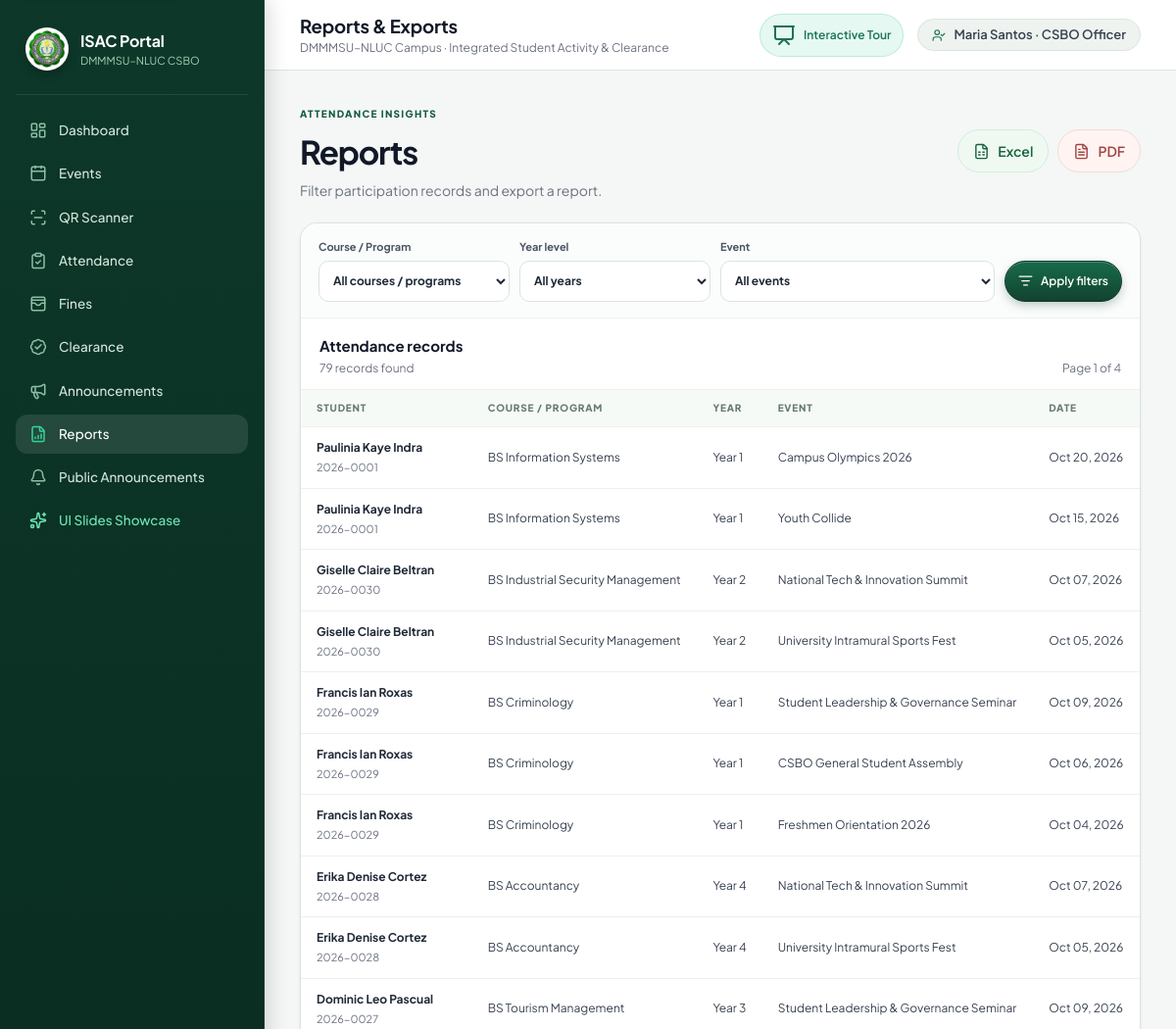
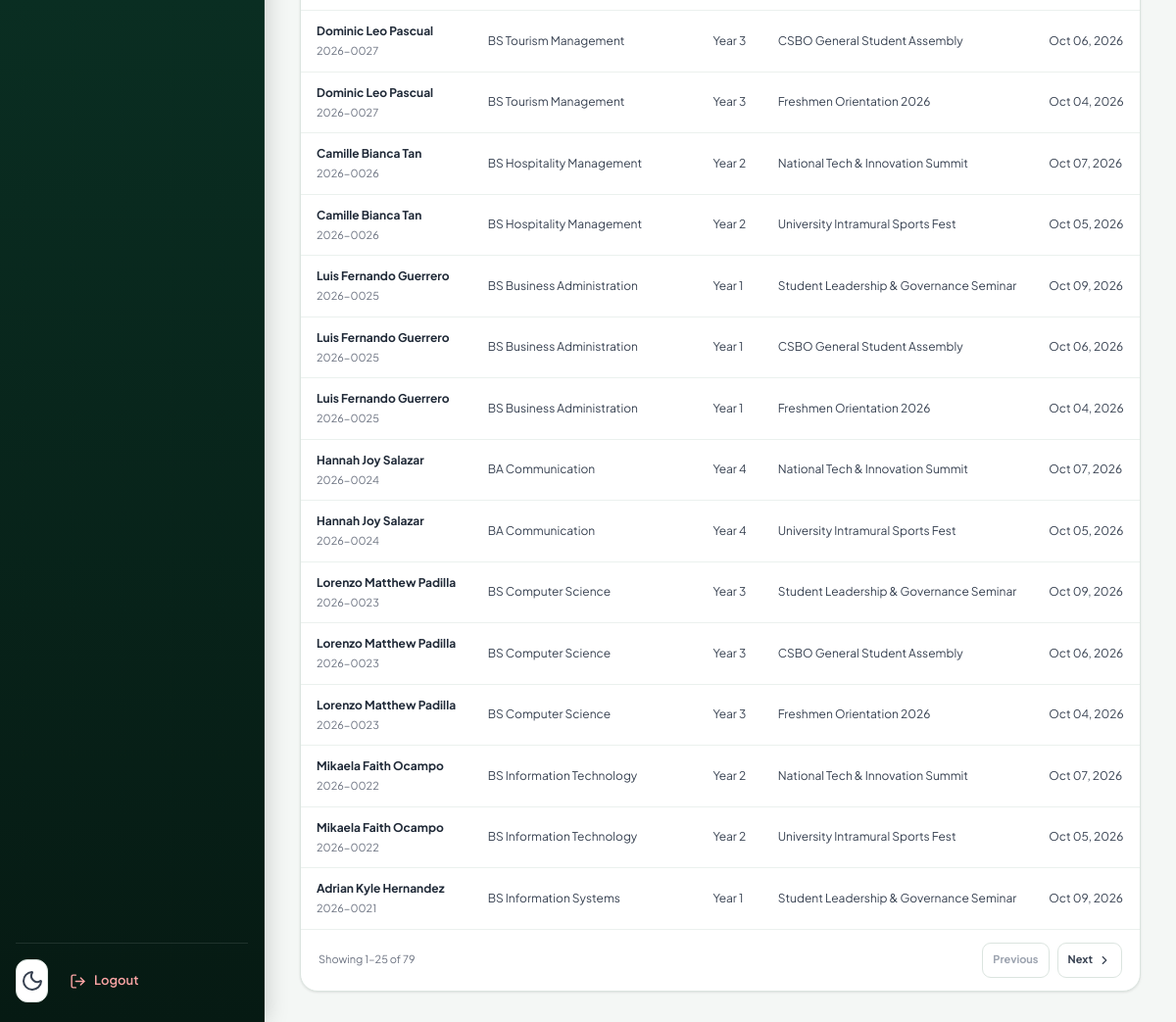
Screenshot of /officer/reports/ (signed in) with the database file from the repository (2 pictures, top to bottom).
### portal/models.py (models this page shows, shortened)
class Profile(models.Model):
    ROLE_CHOICES = [("student","Student"),("officer","CSBO Officer"),("admin","Administrator")]
    user = models.OneToOneField(User, on_delete=models.CASCADE, related_name="profile")
    role = models.CharField(max_length=20, choices=ROLE_CHOICES, default="student")
    requested_role = models.CharField(max_length=20, choices=ROLE_CHOICES, blank=True, default="")
    student_no = models.CharField(max_length=30, unique=True, null=True, blank=True)
    first_name = models.CharField(max_length=80, blank=True)
    middle_name = models.CharField(max_length=80, blank=True)
    last_name = models.CharField(max_length=80, blank=True)
    college = models.ForeignKey(College, on_delete=models.SET_NULL, null=True, blank=True)
    program = models.ForeignKey(Program, on_delete=models.SET_NULL, null=True, blank=True)
    year_level = models.PositiveSmallIntegerField(default=1)
    photo = models.ImageField(upload_to="students/", blank=True, null=True)
    qr_token = models.UUIDField(default=uuid.uuid4, unique=True, editable=False)
    position = models.CharField(max_length=100, blank=True)
    def full_name(self):
        parts = [self.first_name, self.middle_name, self.last_name]
        name = " ".join([p for p in parts if p]).strip()
        return name or self.user.get_full_name() or self.user.username

class AttendanceRecord(models.Model):
    STATUS = [("present","Present"),("absent","Absent"),("excused","Excused"),("corrected","Corrected")]
    event = models.ForeignKey(Event, on_delete=models.CASCADE, related_name="attendance")
    student = models.ForeignKey(Profile, on_delete=models.CASCADE, related_name="attendance")
    scanned_by = models.ForeignKey(User, on_delete=models.PROTECT, related_name="scans")
    scanned_at = models.DateTimeField(auto_now_add=True)
    status = models.CharField(max_length=20, choices=STATUS, default="present")
    class Meta:
        constraints = [models.UniqueConstraint(fields=["event","student"], name="unique_event_student")]
        indexes = [models.Index(fields=["event","scanned_at"]), models.Index(fields=["student","scanned_at"])]

class Program(models.Model):
    college = models.ForeignKey(College, on_delete=models.CASCADE, related_name="programs")
    name = models.CharField(max_length=150)

class Event(models.Model):
    STATUS = [("upcoming","Upcoming"),("ongoing","Ongoing"),("completed","Completed"),("cancelled","Cancelled")]
    title = models.CharField(max_length=180)
    description = models.TextField(blank=True)
    venue = models.CharField(max_length=180)
    event_date = models.DateField()
    start_time = models.TimeField()
    end_time = models.TimeField()
    points = models.PositiveIntegerField(default=1)
    status = models.CharField(max_length=20, choices=STATUS, default="upcoming")
    created_by = models.ForeignKey(User, on_delete=models.PROTECT, related_name="created_events")
    created_at = models.DateTimeField(auto_now_add=True)

### portal/views.py (the view)
        def wrapped(request, *args, **kwargs):
            if not request.user.is_authenticated: return redirect("login")
            profile = getattr(request.user, "profile", None)
            if profile is None:
                if request.user.is_staff or request.user.is_superuser:
                    return redirect("admin:index")
                messages.error(request, "Your account does not have a portal profile. Please contact an administrator.")
                return redirect("login")
            role = profile.role
            if role not in roles:
                messages.error(request, "You do not have permission to access this page.")
                return redirect("dashboard")
            return view(request, *args, **kwargs)

### portal/views.py (called while the page is built)
def role_required(*roles):
    def deco(view):
        def wrapped(request, *args, **kwargs):
            if not request.user.is_authenticated: return redirect("login")
            profile = getattr(request.user, "profile", None)
            if profile is None:
                if request.user.is_staff or request.user.is_superuser:
                    return redirect("admin:index")
                messages.error(request, "Your account does not have a portal profile. Please contact an administrator.")
                return redirect("login")
            role = profile.role
            if role not in roles:
                messages.error(request, "You do not have permission to access this page.")
                return redirect("dashboard")
            return view(request, *args, **kwargs)
        return wrapped
    return deco

@role_required("officer","admin")
def reports(request):
    qs=AttendanceRecord.objects.select_related("student","student__program","event").order_by("-scanned_at")
    program=request.GET.get("program",""); year=request.GET.get("year",""); event=request.GET.get("event","")
    if program: qs=qs.filter(student__program_id=program)
    if year: qs=qs.filter(student__year_level=year)
    if event: qs=qs.filter(event_id=event)
    page_obj=Paginator(qs,25).get_page(request.GET.get("page"))
    programs=Program.objects.filter(profile__isnull=False).distinct().order_by("name")
    return render(request,"portal/reports.html",{"records":page_obj.object_list,"page_obj":page_obj,"programs":programs,"events":Event.objects.all().order_by("title"),"filters":request.GET})

### templates/portal/reports.html (shortened to what this page needs)
{% extends "base.html" %}
{% block page_title %}Reports & Exports{% endblock %}
{% block content %}
<section class="module-page">
  <div class="module-heading"><div><span class="module-eyebrow">Attendance insights</span><h2>Reports</h2><p>Filter participation records and export a report.</p></div><div class="report-export-actions"><a class="btn report-export excel" href="{% url 'report_excel' %}?{{ request.GET.urlencode }}"><i data-lucide="file-spreadsheet" aria-hidden="true"></i><span>Excel</span></a><a class="btn report-export pdf" href="{% url 'report_pdf' %}?{{ request.GET.urlencode }}"><i data-lucide="file-text" aria-hidden="true"></i><span>PDF</span></a></div></div>
  <div class="module-panel">
    <form class="module-filter-bar report-filter-bar" method="get">
      <label><span>Course / Program</span><select name="program"><option value="">All courses / programs</option></select></label>
      <label><span>Year level</span><select name="year"><option value="">All years</option>{% for y in "1234" %}<option value="{{ y }}" {% if filters.year == y %}selected{% endif %}>Year {{ y }}</option>{% endfor %}</select></label>
      <label class="report-event-filter"><span>Event</span><select name="event"><option value="">All events</option></select></label>
      <button class="btn primary" type="submit"><i data-lucide="list-filter" aria-hidden="true"></i> Apply filters</button>
    </form>
    <div class="module-table-title"><div><h3>Attendance records</h3><p>{{ page_obj.paginator.count }} record{{ page_obj.paginator.count|pluralize }} found</p></div>{% if page_obj.paginator.num_pages > 1 %}<span>Page {{ page_obj.number }} of {{ page_obj.paginator.num_pages }}</span>{% endif %}</div>
    <div class="module-table-scroll"><table class="module-table reports-table"><thead><tr><th>Student</th><th>Course / Program</th><th>Year</th><th>Event</th><th>Date</th></tr></thead><tbody>
      {% for r in records %}<tr><td data-label="Student"><strong>{{ r.student.full_name }}</strong><small>{{ r.student.student_no }}</small></td><td data-label="Course / Program">{{ r.student.program.name|default:"—" }}</td><td data-label="Year">Year {{ r.student.year_level }}</td><td data-label="Event">{{ r.event.title }}</td><td data-label="Date">{{ r.event.event_date|date:"M d, Y" }}</td></tr>
      {% empty %}<tr><td class="module-no-results" colspan="5"><i data-lucide="chart-no-axes-column-increasing" aria-hidden="true"></i><strong>No attendance records found</strong><span>Try adjusting your filters.</span></td></tr>{% endfor %}
    </tbody></table></div>
    {% if page_obj.paginator.num_pages > 1 %}<nav class="module-pagination" aria-label="Report pages"><span>Showing {{ page_obj.start_index }}–{{ page_obj.end_index }} of {{ page_obj.paginator.count }}</span><div>
      {% if page_obj.has_previous %}<a href="?program={{ filters.program|urlencode }}&amp;year={{ filters.year|urlencode }}&amp;event={{ filters.event|urlencode }}&amp;page={{ page_obj.previous_page_number }}" rel="prev"><i data-lucide="chevron-left" aria-hidden="true"></i> Previous</a>{% else %}<span class="disabled">Previous</span>{% endif %}
      {% if page_obj.has_next %}<a href="?program={{ filters.program|urlencode }}&amp;year={{ filters.year|urlencode }}&amp;event={{ filters.event|urlencode }}&amp;page={{ page_obj.next_page_number }}" rel="next">Next <i data-lucide="chevron-right" aria-hidden="true"></i></a>{% else %}<span class="disabled">Next</span>{% endif %}
    </div></nav>{% endif %}
  </div>
</section>
{% endblock %}

### templates/base.html (shortened to what this page needs)
{% load static %}
<!doctype html>
<html lang="en" data-theme="light">
<head>
  <link rel="stylesheet" href="{% static 'css/app.css' %}?v=20261015-1">
</head>
<body>
  <div class="app-shell">
    <aside class="sidebar" id="sidebar" aria-label="Main navigation">
      <div class="brand">
        <img src="{% static 'img/csbo-logo.png' %}" alt="CSBO logo">
        <div>
          <b>ISAC Portal</b>
          <small>DMMMSU–NLUC CSBO</small>
        </div>
      </div>
      <nav>
        <a href="{% url 'dashboard' %}" class="{% if request.resolver_match.url_name == 'dashboard' or request.resolver_match.url_name == 'student_dashboard' or request.resolver_match.url_name == 'officer_dashboard' %}active{% endif %}">
          <i data-lucide="layout-dashboard"></i>Dashboard
        </a>
        {% if user.profile.role == 'student' %}
          <a href="{% url 'digital_id' %}" class="{% if request.resolver_match.url_name == 'digital_id' %}active{% endif %}">
            <i data-lucide="id-card"></i>Digital ID
          </a>
          <a href="{% url 'event_calendar' %}" class="{% if request.resolver_match.url_name == 'event_calendar' %}active{% endif %}">
            <i data-lucide="calendar-days"></i>Event Calendar
          </a>
          <a href="{% url 'my_activities' %}" class="{% if request.resolver_match.url_name == 'my_activities' %}active{% endif %}">
            <i data-lucide="activity"></i>My Activities
          </a>
          <a href="{% url 'clearance' %}" class="{% if request.resolver_match.url_name == 'clearance' %}active{% endif %}">
            <i data-lucide="badge-check"></i>Clearance
          </a>
          <a href="{% url 'student_fines' %}" class="{% if request.resolver_match.url_name == 'student_fines' or request.resolver_match.url_name == 'fine_receipt' %}active{% endif %}">
            <i data-lucide="wallet-cards"></i>Fines &amp; Fees
          </a>
        {% else %}
          <a href="{% url 'events_manage' %}" class="{% if 'event' in request.resolver_match.url_name %}active{% endif %}">
            <i data-lucide="calendar"></i>Events
          </a>
          <a href="{% url 'scanner' %}" class="{% if request.resolver_match.url_name == 'scanner' %}active{% endif %}">
            <i data-lucide="scan-line"></i>QR Scanner
          </a>
          <a href="{% url 'attendance_records' %}" class="{% if request.resolver_match.url_name == 'attendance_records' %}active{% endif %}">
            <i data-lucide="clipboard-check"></i>Attendance
          </a>
          <a href="{% url 'fines' %}" class="{% if 'fine' in request.resolver_match.url_name %}active{% endif %}">
            <i data-lucide="wallet-cards"></i>Fines
          </a>
          <a href="{% url 'clearance_manage' %}" class="{% if 'clearance' in request.resolver_match.url_name %}active{% endif %}">
            <i data-lucide="badge-check"></i>Clearance
          </a>
          <a href="{% url 'announcement_manage' %}" class="{% if 'announcement_manage' in request.resolver_match.url_name %}active{% endif %}">
            <i data-lucide="megaphone"></i>Announcements
          </a>
          <a href="{% url 'reports' %}" class="{% if 'report' in request.resolver_match.url_name %}active{% endif %}">
            <i data-lucide="file-bar-chart"></i>Reports
          </a>
        {% endif %}
        <a href="{% url 'announcements' %}" class="{% if request.resolver_match.url_name == 'announcements' %}active{% endif %}">
          <i data-lucide="bell"></i>Public Announcements
        </a>
        <a href="{% url 'showcase' %}" class="{% if request.resolver_match.url_name == 'showcase' %}active{% endif %}" style="color: #6ee7b7;">
          <i data-lucide="sparkles" style="color: #6ee7b7;"></i>UI Slides Showcase
        </a>
      </nav>
      <div class="sidebar-bottom">
        <button class="icon-btn" id="themeToggle" title="Toggle theme" type="button">
          <i data-lucide="moon"></i>
        </button>
        <form method="post" action="{% url 'logout' %}" style="display:inline; width:100%;">
          <button type="submit" class="logout" style="background:none; border:none; width:100%; cursor:pointer;">
            <i data-lucide="log-out"></i>Logout
          </button>
        </form>
      </div>
    </aside>
    <main class="main" id="main-content" tabindex="-1">
      <header class="topbar{% if request.resolver_match.url_name == 'showcase' %} showcase-topbar{% endif %}">
        <div class="topbar-left">
          <div>
            <h1>{% block page_title %}Dashboard{% endblock %}</h1>
            <span class="crumb">DMMMSU–NLUC Campus · Integrated Student Activity & Clearance</span>
          </div>
        </div>
        <div class="top-actions">
          <a href="{% url 'showcase' %}" class="btn" style="background: rgba(16, 185, 129, 0.1); color: var(--emerald-600); border: 1px solid rgba(16, 185, 129, 0.2); padding: 6px 12px; font-size: 12px; border-radius: 999px;">
            <i data-lucide="presentation"></i> Interactive Tour
          </a>
          <span class="user-chip">
            <i data-lucide="user-check" style="width:14px; height:14px; color:var(--emerald-600);"></i>
            {{ user.get_full_name|default:user.username }} · {{ user.profile.get_role_display|default:"Student" }}
          </span>
        </div>
      </header>
      <div class="content">
        {% block content %}{% endblock %}
      </div>
    </main>
  </div>
</body>
</html>

### rows the page displays
AttendanceRecord: student.full_name "Paulinia Kaye Indra", student.student_no "2026-0001", student.program.name "BS Information Systems", student.year_level "1", event "Campus Olympics 2026", event.event_date "Oct 20, 2026"
AttendanceRecord: student.full_name "Paulinia Kaye Indra", student.student_no "2026-0001", student.program.name "BS Information Systems", student.year_level "1", event "Youth Collide", event.event_date "Oct 15, 2026"
AttendanceRecord: student.full_name "Giselle Claire Beltran", student.student_no "2026-0030", student.program.name "BS Industrial Security Management", student.year_level "2", event "National Tech & Innovation Summit", event.event_date "Oct 07, 2026"
AttendanceRecord: student.full_name "Giselle Claire Beltran", student.student_no "2026-0030", student.program.name "BS Industrial Security Management", student.year_level "2", event "University Intramural Sports Fest", event.event_date "Oct 05, 2026"
AttendanceRecord: student.full_name "Francis Ian Roxas", student.student_no "2026-0029", student.program.name "BS Criminology", student.year_level "1", event "Student Leadership & Governance Seminar", event.event_date "Oct 09, 2026"
AttendanceRecord: student.full_name "Francis Ian Roxas", student.student_no "2026-0029", student.program.name "BS Criminology", student.year_level "1", event "CSBO General Student Assembly", event.event_date "Oct 06, 2026"
AttendanceRecord: student.full_name "Francis Ian Roxas", student.student_no "2026-0029", student.program.name "BS Criminology", student.year_level "1", event "Freshmen Orientation 2026", event.event_date "Oct 04, 2026"
AttendanceRecord: student.full_name "Erika Denise Cortez", student.student_no "2026-0028", student.program.name "BS Accountancy", student.year_level "4", event "National Tech & Innovation Summit", event.event_date "Oct 07, 2026"
AttendanceRecord: student.full_name "Erika Denise Cortez", student.student_no "2026-0028", student.program.name "BS Accountancy", student.year_level "4", event "University Intramural Sports Fest", event.event_date "Oct 05, 2026"
AttendanceRecord: student.full_name "Dominic Leo Pascual", student.student_no "2026-0027", student.program.name "BS Tourism Management", student.year_level "3", event "Student Leadership & Governance Seminar", event.event_date "Oct 09, 2026"
AttendanceRecord: student.full_name "Dominic Leo Pascual", student.student_no "2026-0027", student.program.name "BS Tourism Management", student.year_level "3", event "CSBO General Student Assembly", event.event_date "Oct 06, 2026"
AttendanceRecord: student.full_name "Dominic Leo Pascual", student.student_no "2026-0027", student.program.name "BS Tourism Management", student.year_level "3", event "Freshmen Orientation 2026", event.event_date "Oct 04, 2026"
AttendanceRecord: student.full_name "Camille Bianca Tan", student.student_no "2026-0026", student.program.name "BS Hospitality Management", student.year_level "2", event "National Tech & Innovation Summit", event.event_date "Oct 07, 2026"
AttendanceRecord: student.full_name "Camille Bianca Tan", student.student_no "2026-0026", student.program.name "BS Hospitality Management", student.year_level "2", event "University Intramural Sports Fest", event.event_date "Oct 05, 2026"
AttendanceRecord: student.full_name "Luis Fernando Guerrero", student.student_no "2026-0025", student.program.name "BS Business Administration", student.year_level "1", event "Student Leadership & Governance Seminar", event.event_date "Oct 09, 2026"
AttendanceRecord: student.full_name "Luis Fernando Guerrero", student.student_no "2026-0025", student.program.name "BS Business Administration", student.year_level "1", event "CSBO General Student Assembly", event.event_date "Oct 06, 2026"
AttendanceRecord: student.full_name "Luis Fernando Guerrero", student.student_no "2026-0025", student.program.name "BS Business Administration", student.year_level "1", event "Freshmen Orientation 2026", event.event_date "Oct 04, 2026"
AttendanceRecord: student.full_name "Hannah Joy Salazar", student.student_no "2026-0024", student.program.name "BA Communication", student.year_level "4", event "National Tech & Innovation Summit", event.event_date "Oct 07, 2026"
AttendanceRecord: student.full_name "Hannah Joy Salazar", student.student_no "2026-0024", student.program.name "BA Communication", student.year_level "4", event "University Intramural Sports Fest", event.event_date "Oct 05, 2026"
AttendanceRecord: student.full_name "Lorenzo Matthew Padilla", student.student_no "2026-0023", student.program.name "BS Computer Science", student.year_level "3", event "Student Leadership & Governance Seminar", event.event_date "Oct 09, 2026"
AttendanceRecord: student.full_name "Lorenzo Matthew Padilla", student.student_no "2026-0023", student.program.name "BS Computer Science", student.year_level "3", event "CSBO General Student Assembly", event.event_date "Oct 06, 2026"
AttendanceRecord: student.full_name "Lorenzo Matthew Padilla", student.student_no "2026-0023", student.program.name "BS Computer Science", student.year_level "3", event "Freshmen Orientation 2026", event.event_date "Oct 04, 2026"
AttendanceRecord: student.full_name "Mikaela Faith Ocampo", student.student_no "2026-0022", student.program.name "BS Information Technology", student.year_level "2", event "National Tech & Innovation Summit", event.event_date "Oct 07, 2026"
AttendanceRecord: student.full_name "Mikaela Faith Ocampo", student.student_no "2026-0022", student.program.name "BS Information Technology", student.year_level "2", event "University Intramural Sports Fest", event.event_date "Oct 05, 2026"
AttendanceRecord: student.full_name "Adrian Kyle Hernandez", student.student_no "2026-0021", student.program.name "BS Information Systems", student.year_level "1", event "Student Leadership & Governance Seminar", event.event_date "Oct 09, 2026"

### other values shown
{{ user.get_full_name|default:user.username }} "Maria Santos"
{{ user.profile.get_role_display|default:"Student" }} "CSBO Officer"
{{ page_obj.paginator.count }} "79"
{{ page_obj.number }} "1"
{{ page_obj.paginator.num_pages }} "4"
{{ page_obj.start_index }} "1"
{{ page_obj.end_index }} "25"
